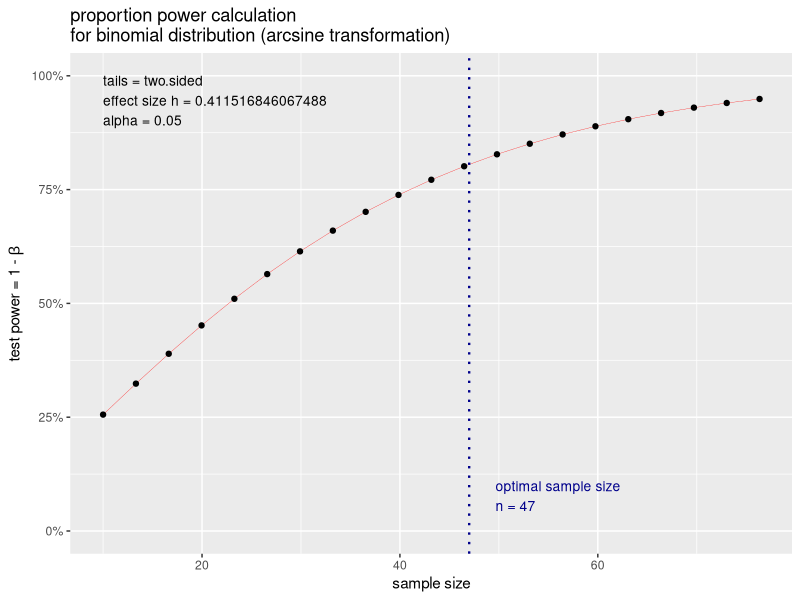
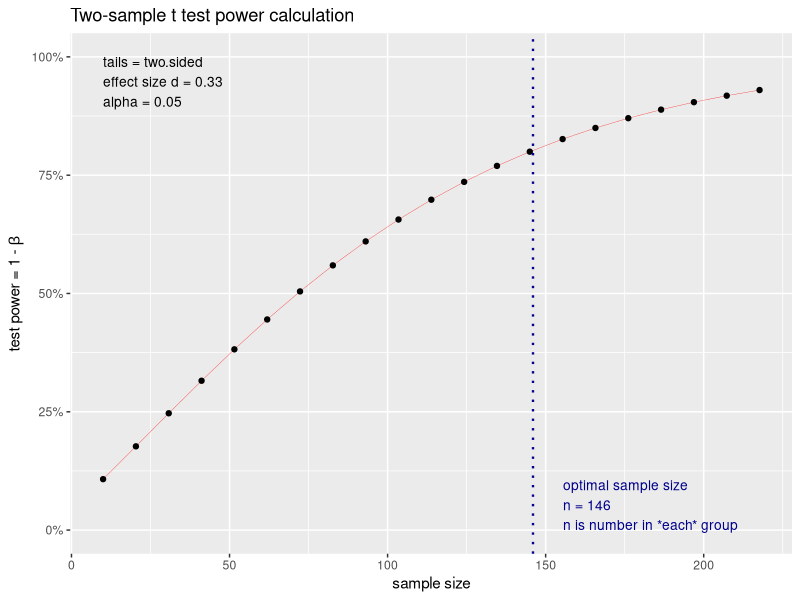
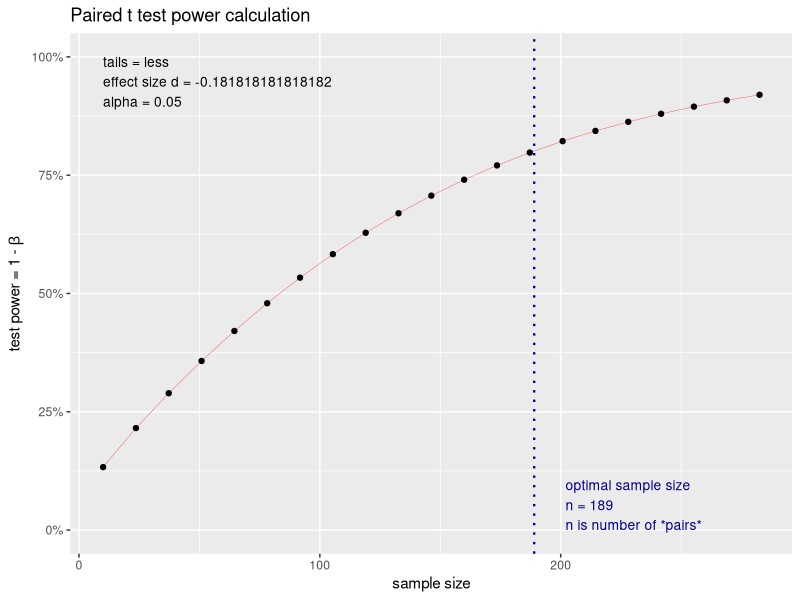

Write R code to recreate these figures, in order.
## ---- chunk 1
#install.packages("pwr")
library(pwr)
## ---- chunk 2
# first calculate the effect size h
h <- ES.h(p1 = 0.90, p2 = 0.50) #p1 = alternative hypothesis, p2 = null
## ---- chunk 3
pwr.p.test(h = h, sig.level = 0.05, power = 0.80, alternative = "greater")
## ---- chunk 4
#now two-sided test
pwr.p.test(h = h, sig.level = 0.05, power = 0.80)
## ---- chunk 5
h <- ES.h(p1 = 0.70, p2 = 0.50)
pwr.p.test(h = h, sig.level = 0.05, power = 0.80)
## ---- chunk 6
pwr.p.test(h = ES.h(p1 = 0.70, p2 = 0.50), n = 30, sig.level = 0.05)
## ---- chunk 7
pwr.p.test(h = ES.h(p1 = 0.70, p2 = 0.50), n = 30, sig.level = 0.05, alternative = "greater")
## ---- chunk 8
pout <- pwr.p.test(h = ES.h(p1 = 0.70, p2 = 0.50), power = 0.80, sig.level = 0.05)
plot(pout)
## ---- chunk 9
pwr.p.test(h = ES.h(p1 = 0.25, p2 = 0.16), power = 0.80, sig.level = 0.05)
pwr.p.test(h = ES.h(p1 = 0.25, p2 = 0.16), power = 0.80, sig.level = 0.05, alternative = "greater")
## ---- chunk 10
# Effect size depends on what the two proportions are:
ES.h(p1 = 0.85, p2 = 0.70)
ES.h(p1 = 0.65, p2 = 0.50)
ES.h(p1 = 0.45, p2 = 0.30)

#now calculate sample sizes (PER GROUP)
# 85% vs. 70%
pwr.2p.test(h = ES.h(p1 = 0.85, p2 = 0.70), sig.level = 0.05, power = .80)
# 65% vs. 50%
pwr.2p.test(h = ES.h(p1 = 0.65, p2 = 0.50), sig.level = 0.05, power = .80)
# 45% vs. 30%
pwr.2p.test(h = ES.h(p1 = 0.45, p2 = 0.30), sig.level = 0.05, power = .80)

# Sample size is PER GROUP. Always round sample size up.
## ---- chunk 11
pwr.2p.test(h = .2, sig.level = 0.05, power = .80)
pwr.2p.test(h = .5, sig.level = 0.05, power = .80)
pwr.2p.test(h = .8, sig.level = 0.05, power = .80)

# Sample size is PER GROUP. Always round sample size up.
## ---- chunk 12
pwr.2p.test(h = ES.h(p1 = 0.90, p2 = 0.60), sig.level = 0.05, n = 20)
## ---- chunk 13
pwr.2p2n.test(h = .8, n1 = 54, n2 = 15, sig.level = 0.05)
## ---- chunk 14
pwr.2p2n.test(h = .8, n1 = 54, power = .9, sig.level = 0.05)
## ---- chunk 15
?pwr.t.test
# d = difference in means / pooled SD

myd <- 0.4/1.1
pwr.t.test(n = 30, d = myd, sig.level = 0.05)
#need way more people to assess this effect size
## ---- chunk 16
pwr.t.test(power = .8, d = myd, sig.level = 0.05)
#need 120 people per group
## ---- chunk 17
(12-1.5)/4
## ---- chunk 18
myd <- 0.4/2.625 # 0.152
pwr.t.test(d = myd, power = 0.80, sig.level = 0.05)
## ---- chunk 19
pwr.t.test(n = seq(from = 25, to = 200, by = 25), d = 0.33, sig.level = 0.05)
## ---- chunk 20
pout <- pwr.t.test(d = 0.33, power = 0.80, sig.level = 0.05)
plot(pout)
## ---- chunk 21
?pwr.t.test
## ---- chunk 22
pwr.t.test(n = 24, d = -20 / 110, type = "paired", alternative = "less")
## ---- chunk 23
pout <- pwr.t.test(power = .8, d = -20 / 110, type = "paired", alternative = "less")
plot(pout)
## ---- chunk 24
pwr.t2n.test(n1 = 28, n2 = 35, d = 0.5)
## ---- chunk 25
pwr.t2n.test(n2 = 35, d = 0.5, power = 0.8)
## ---- chunk 26
pwr.t2n.test(n2 = 35, d = 0.8, power = 0.8)
